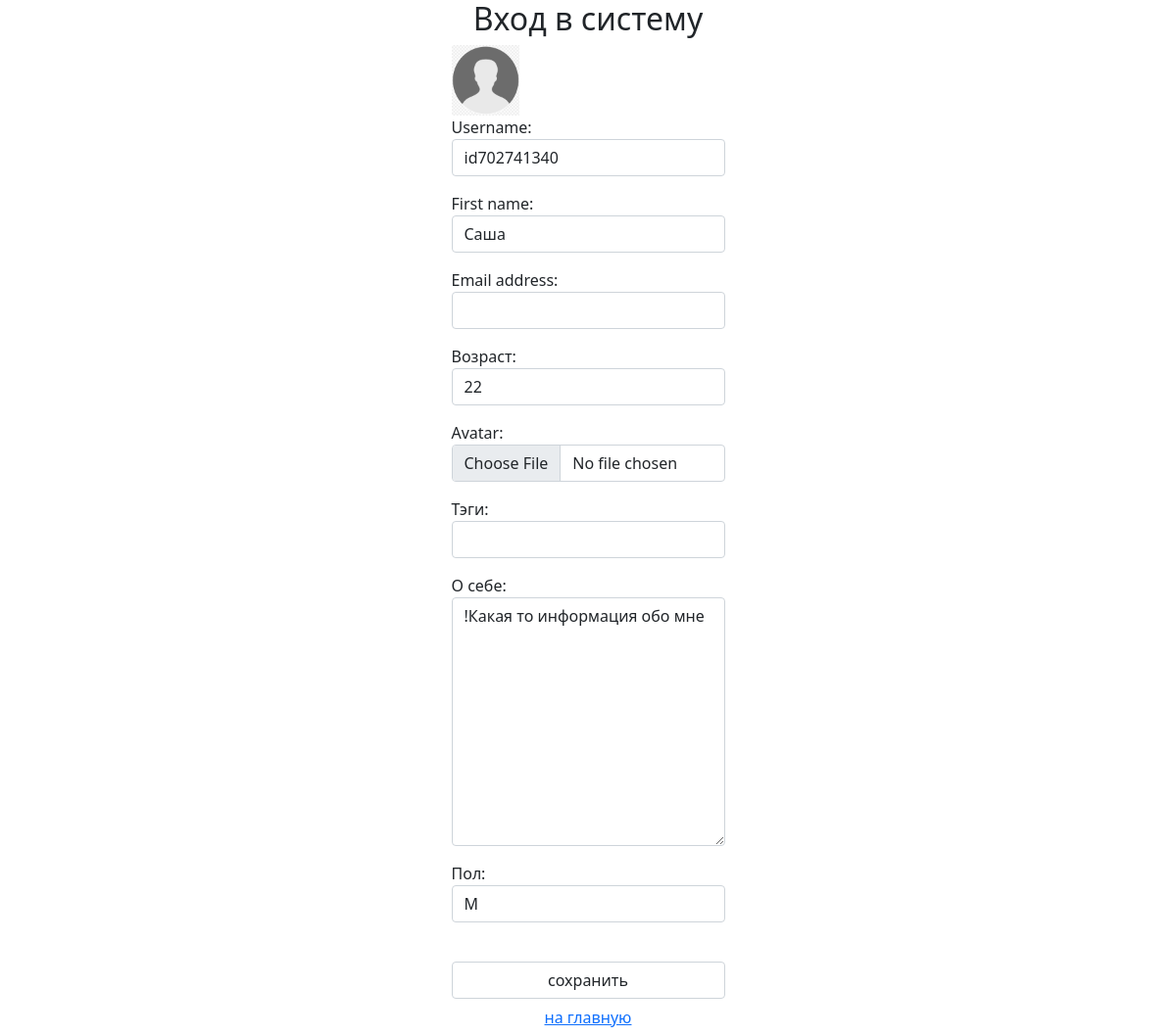
The app's page /auth/edit/ (signed in), older data.
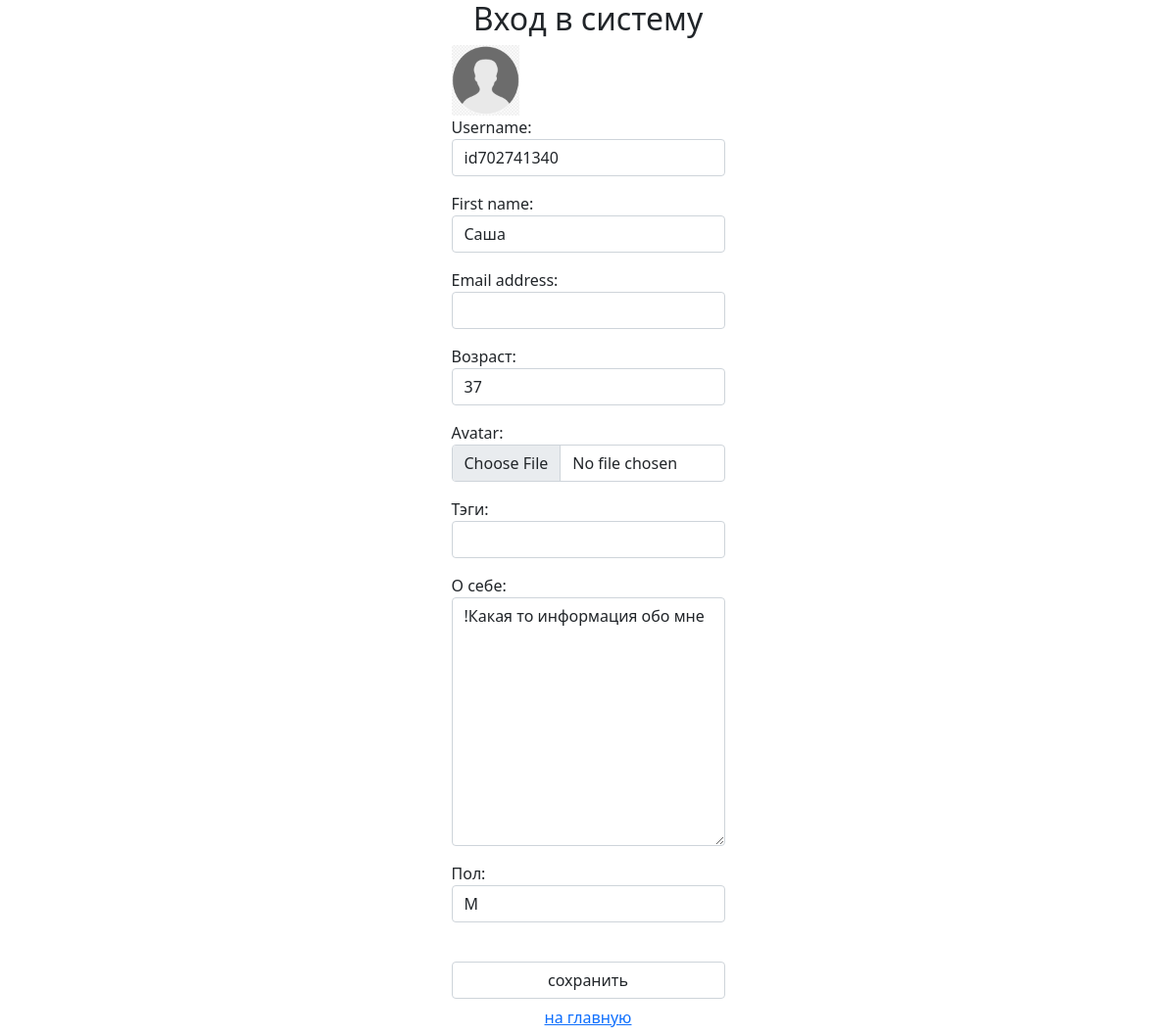
The same page, newer data.
### authapp/models.py (models this page shows, shortened)
class ShopUser(AbstractUser):
    avatar = models.ImageField(upload_to='users_avatars', blank=True)
    age = models.PositiveIntegerField(verbose_name='возраст', blank=True, null=True)
    activation_key = models.CharField(max_length=128, blank=True)
    activation_key_expires = models.DateTimeField(default=(now() + timedelta(hours=48)))

### authapp/views.py (the view)
# urls.py: path('edit/', authapp.edit, name='edit'),
@transaction.atomic
def edit(request):
    title = 'редактирование'
    if request.method == 'POST':
        edit_form = ShopUserEditForm(request.POST, request.FILES, instance=request.user)
        profile_form = ShopUserProfileForm(request.POST, instance=request.user.shopuserprofile)
        if edit_form.is_valid() and profile_form.is_valid():
            edit_form.save()
            return HttpResponseRedirect(reverse('auth:edit'))
    else:
        edit_form = ShopUserEditForm(instance=request.user)
        profile_form = ShopUserProfileForm(instance=request.user.shopuserprofile)
    content = {
        'title': title,
        'edit_form': edit_form,
        'profile_form': profile_form
    }
    return render(request, 'authapp/edit.html', content)

### authapp/forms.py (shortened to what this page needs)
class ShopUserEditForm(UserChangeForm):
    class Meta:
        model = ShopUser
        fields = ('username', 'first_name', 'email', 'age', 'avatar', 'password')
    def __init__(self, *args, **kwargs):
        super().__init__(*args, **kwargs)
        for field_name, field in self.fields.items():
            field.widget.attrs['class'] = 'form-control'
            field.help_text = ''
            if field_name == 'password':
                field.widget = forms.HiddenInput()

class ShopUserProfileForm(forms.ModelForm):
    class Meta:
        model = ShopUserProfile
        fields = ('tagline', 'about_me', 'gender')
    def __init__(self, *args, **kwargs):
        super().__init__(*args, **kwargs)
        for field_name, field in self.fields.items():
            field.widget.attrs['class'] = 'form-control'

### mainapp/context_processors.py (called while the page is built)
def basket(request):
    print(f'context processor basket works')
    basket = []
    if request.user.is_authenticated:
        basket = Basket.objects.filter(user=request.user)
    return {
        'basket': basket,
    }

### authapp/templates/authapp/edit.html (shortened to what this page needs)
{% extends 'authapp/base.html' %}
{% load static %}
{% block content %}
    <div class="user_avatar">
        <img src="/media/{{ user.avatar|default:"avatar.png" }}" class="w-25">
    </div>
    <form class="form-horizontal" action="{% url 'auth:edit' %}" method="post" enctype="multipart/form-data">
        {{ edit_form.as_p }}
        {{ profile_form.as_p }}
        <br>
        <input class="form-control" type="submit" value="сохранить">
    </form>
    <button class="btn btn-round form-control last">
        <a href="{% url 'index' %}" class="">
            на главную
        </a>
    </button>
{% endblock %}

Row changes from the older to the newer data that the page shows:
changed ShopUser "id702741340": age "22" → "37"
